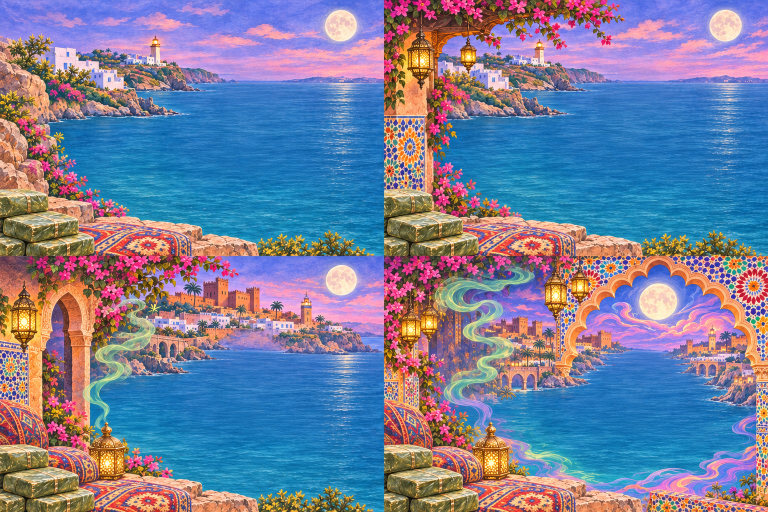
#> input picture games/ganza/art-src/coasts-pastel-v3.png, 1536 x 1024 px (shown at 1/2 size)
$ python prepare-visual-v3.py
#> lines starting #> are read from the running program, lines starting #| are printed output that depends on the picture
from pathlib import Path
from PIL import Image, ImageDraw, ImageFont
import json
root=Path(__file__).resolve().parents[1];src=root/'art-src';out=root/'ui/art/pastel';out.mkdir(parents=True,exist_ok=True)
bg=Image.open(src/'coasts-pastel-v3.png').convert('RGB');w,h=bg.size
#> further down, bg is the input picture: PIL image 1536x1024 RGB; mean R, G, B 120.1, 127, 154.7
#> after `w, h = bg.size`: w = 1536; h = 1024
for i,risk in enumerate(['baixo','medio','alto','extremo']):
    tile=bg.crop(((i%2)*w//2,(i//2)*h//2,(i%2+1)*w//2,(i//2+1)*h//2))
    tile.resize((1200,800),Image.Resampling.LANCZOS).save(out/f'{risk}.webp',quality=90)
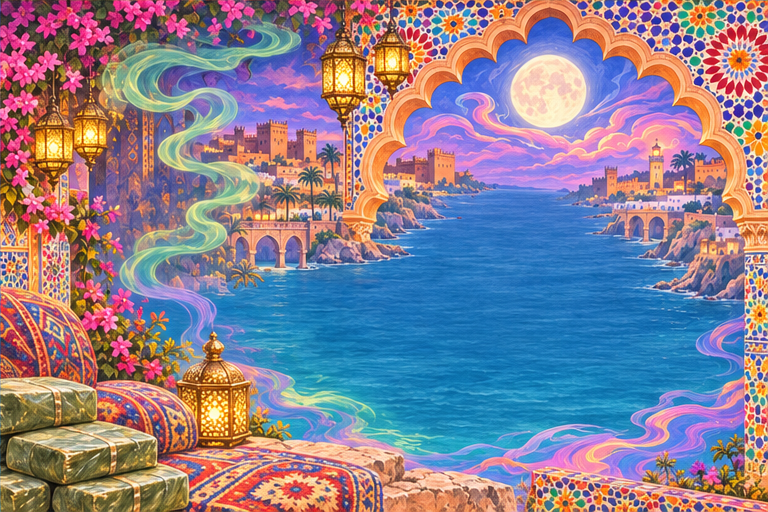
#> tile: PIL image 768x512 RGB; mean R, G, B 138.6, 128.4, 145.4
actor=Image.open(src/'weed-seated-v3.png').convert('RGBA');actor.save(out/'weed-seated.png',optimize=True)
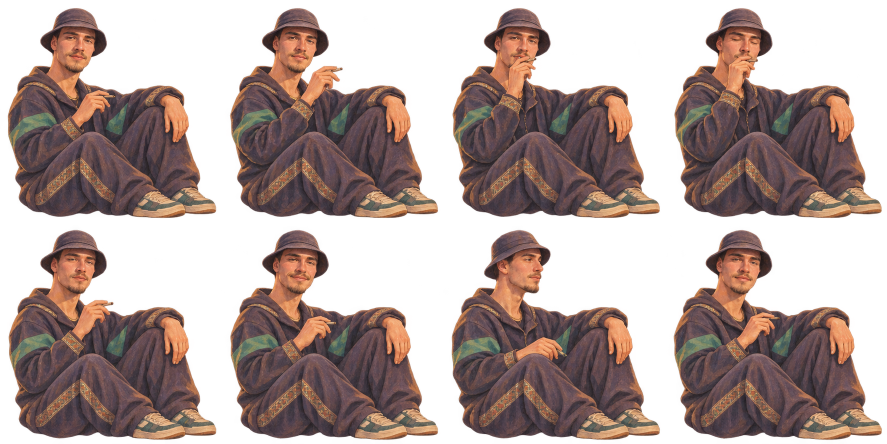
#> input picture games/ganza/art-src/weed-seated-v3.png, 1774 x 887 px (shown at 1/2 size)
#> further down, actor is the input picture: PIL image 1774x887 RGBA; mean R, G, B, A 66.9, 48, 43.6, 136.8
portrait=Image.open(src/'coasts-portrait-v3.png').convert('RGB')
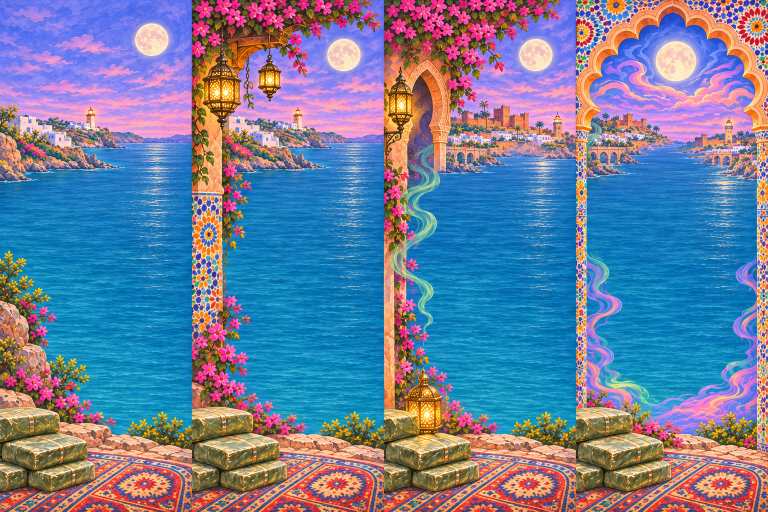
#> input picture games/ganza/art-src/coasts-portrait-v3.png, 1536 x 1024 px (shown at 1/2 size)
#> portrait is the input picture: PIL image 1536x1024 RGB; mean R, G, B 112, 126.6, 155.7
for i,risk in enumerate(['baixo','medio','alto','extremo']):
    portrait.crop((i*portrait.width//4,0,(i+1)*portrait.width//4,portrait.height)).save(out/f'{risk}-portrait.webp',quality=91)
#> this loop made 4 passes
#> pass 1, `portrait.crop((i*portrait.width//4,0,(i+1)*portrait.width//4,portrait...`:
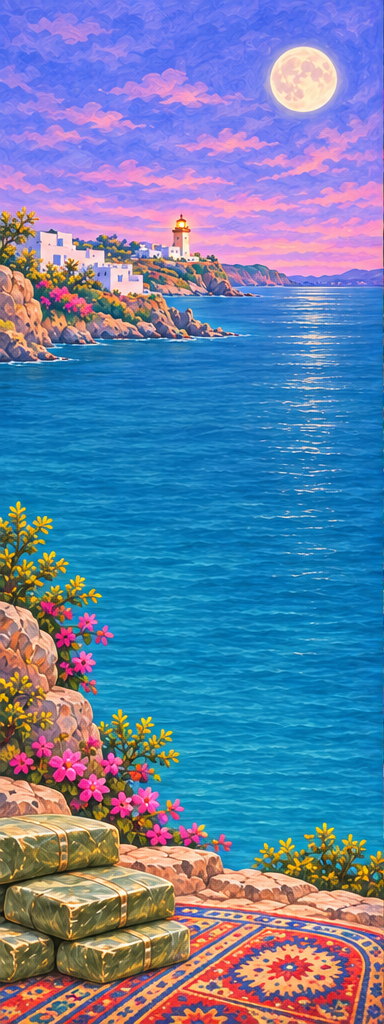
#> saved as baixo-portrait.webp: PIL image 384x1024 RGB; mean R, G, B 102.6, 129, 169.5
boats=Image.open(src/'boats-pastel-v3.png').convert('RGBA');boats.thumbnail((1024,1280));boats.save(out/'boats.png',optimize=True)
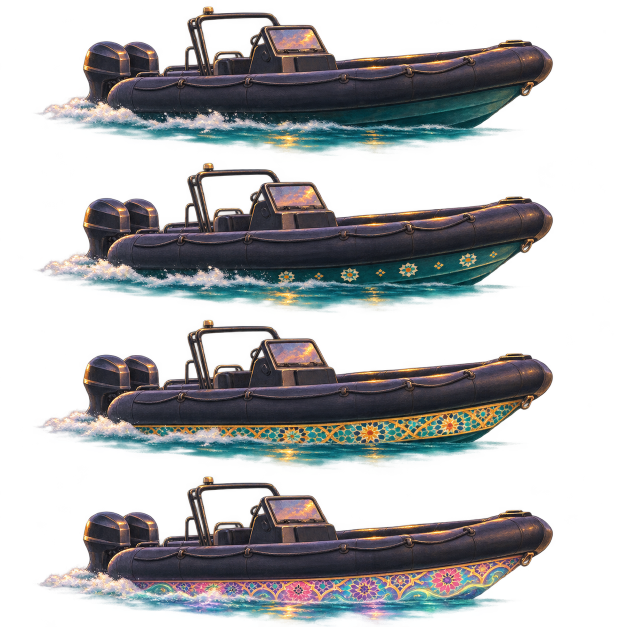
#> input picture games/ganza/art-src/boats-pastel-v3.png, 1254 x 1254 px (shown at 1/2 size)
#> further down, boats is the input picture: PIL image 1254x1254 RGBA; mean R, G, B, A 41.2, 44.5, 45.3, 107
# Inspection contact sheets: native straight RGBA is premultiplied by the browser at decode/composition.
cell=actor.crop((0,0,actor.width//4,actor.height//2));zoom=cell.resize((cell.width*4,cell.height*4),Image.Resampling.NEAREST)
review=root/'revisao/correcao-visual'
for name,color in [('escuro','#102c38'),('claro','#f3e5cb')]:
    canvas=Image.new('RGBA',zoom.size,color);canvas.alpha_composite(zoom);canvas.convert('RGB').save(review/f'alpha-400-{name}.png')
#> this loop made 2 passes
#> pass 1, `canvas = Image.new('RGBA', zoom.size, color)`:
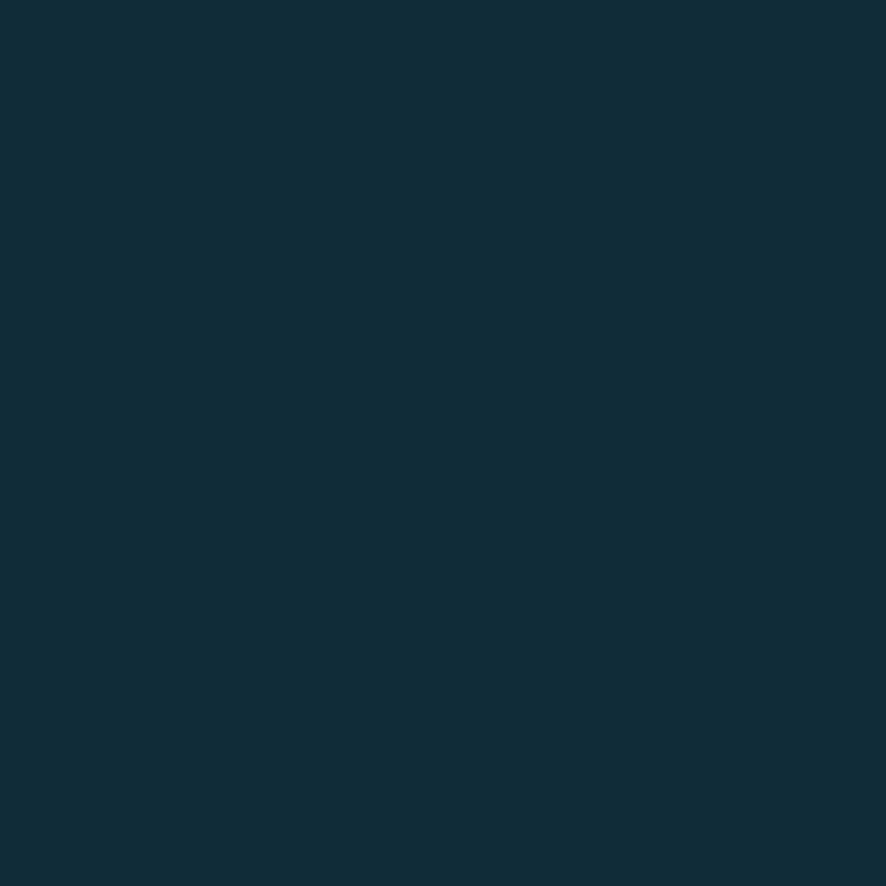
#> canvas: PIL image 1772x1772 RGBA (shown at 1/2 size); mean R, G, B, A 16, 44, 56, 255
#> pass 2, `canvas = Image.new('RGBA', zoom.size, color)`:
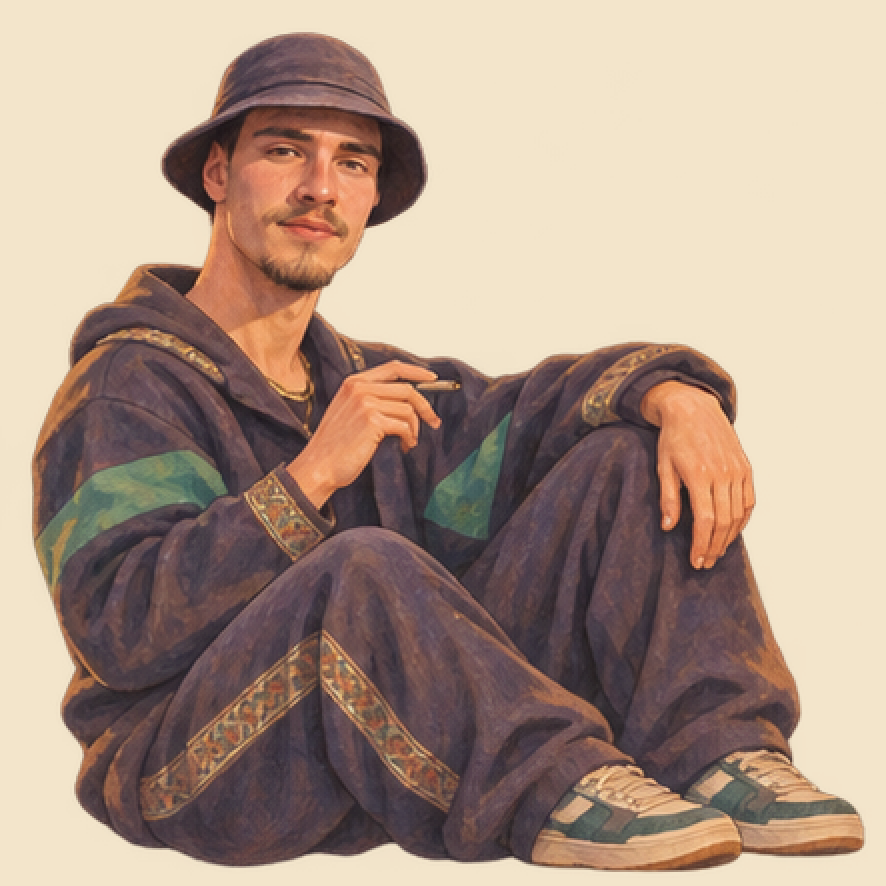
#> saved as alpha-400-claro.png: PIL image 1772x1772 RGB (shown at 1/2 size); mean R, G, B 173.9, 151.4, 135.3
manifest={'source':'built-in image_gen, three reference-based generations','actor':{'columns':4,'rows':2,'poses':8,'durationSeconds':20,'alpha':actor.getextrema()[3],'premultiply':'createImageBitmap premultiplyAlpha=premultiply; Canvas premultiplied composition'},'boats':{'rows':4},'backgrounds':4}
(out/'manifest.json').write_text(json.dumps(manifest,indent=2),encoding='utf-8')
print('Quatro fundos, atlas sentado e lanchas preparados; recortes alpha a 400%.')
